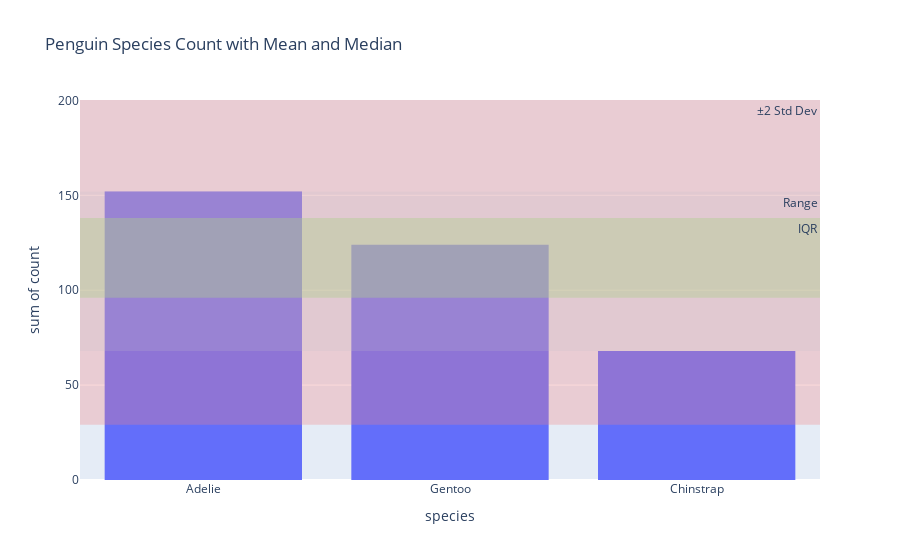

Notebook code for this chart:
### Code cell
import pandas as pd 
import plotly.express as px
pingees = pd.read_csv("https://raw.githubusercontent.com/mwaskom/seaborn-data/master/penguins.csv")
fig = px.histogram(pingees.species.value_counts().reset_index(), x='species', y='count')

species_counts = pingees.species.value_counts().reset_index()
species_counts.columns = ['species', 'count']

std_count = species_counts['count'].std()
min_count = species_counts['count'].min()
max_count = species_counts['count'].max()

q1 = species_counts['count'].quantile(0.25)
q3 = species_counts['count'].quantile(0.75)
iqr_lower = q1
iqr_upper = q3

std_lower = mean_count - 2 * std_count
std_upper = mean_count + 2 * std_count

fig = px.histogram(species_counts, x='species', y='count', title="Penguin Species Count with Mean and Median")

fig.add_hrect(y0=min_count, y1=max_count, fillcolor="lightblue", opacity=0.2, line_width=0, annotation_text="Range")

fig.add_hrect(y0=iqr_lower, y1=iqr_upper, fillcolor="lightgreen", opacity=0.4, line_width=0, annotation_text="IQR")

fig.add_hrect(y0=std_lower, y1=std_upper, fillcolor="lightcoral", opacity=0.3, line_width=0, annotation_text="±2 Std Dev")

fig.show()

### Figure 1 — Plotly figure (JSON) as saved in the notebook; plotly's stock layout.template omitted (floating-point values rounded to 4 significant figures)
{"data": [{"alignmentgroup": "True", "bingroup": "x", "histfunc": "sum", "hovertemplate": "species=%{x}<br>sum of count=%{y}<extra></extra>", "legendgroup": "", "marker": {"color": "#636efa", "pattern": {"shape": ""}}, "name": "", "offsetgroup": "", "orientation": "v", "showlegend": false, "type": "histogram", "x": ["Adelie", "Gentoo", "Chinstrap"], "xaxis": "x", "y": [152, 124, 68], "yaxis": "y"}], "layout": {"annotations": [{"showarrow": false, "text": "Range", "x": 1, "xanchor": "right", "xref": "x domain", "y": 152, "yanchor": "top", "yref": "y"}, {"showarrow": false, "text": "IQR", "x": 1, "xanchor": "right", "xref": "x domain", "y": 138, "yanchor": "top", "yref": "y"}, {"showarrow": false, "text": "±2 Std Dev", "x": 1, "xanchor": "right", "xref": "x domain", "y": 200.2, "yanchor": "top", "yref": "y"}], "barmode": "relative", "legend": {"tracegroupgap": 0}, "shapes": [{"fillcolor": "lightblue", "line": {"width": 0}, "opacity": 0.2, "type": "rect", "x0": 0, "x1": 1, "xref": "x domain", "y0": 68, "y1": 152, "yref": "y"}, {"fillcolor": "lightgreen", "line": {"width": 0}, "opacity": 0.4, "type": "rect", "x0": 0, "x1": 1, "xref": "x domain", "y0": 96, "y1": 138, "yref": "y"}, {"fillcolor": "lightcoral", "line": {"width": 0}, "opacity": 0.3, "type": "rect", "x0": 0, "x1": 1, "xref": "x domain", "y0": 29.13, "y1": 200.2, "yref": "y"}], "title": {"text": "Penguin Species Count with Mean and Median"}, "xaxis": {"anchor": "y", "domain": [0, 1], "title": {"text": "species"}}, "yaxis": {"anchor": "x", "domain": [0, 1], "title": {"text": "sum of count"}}}}
